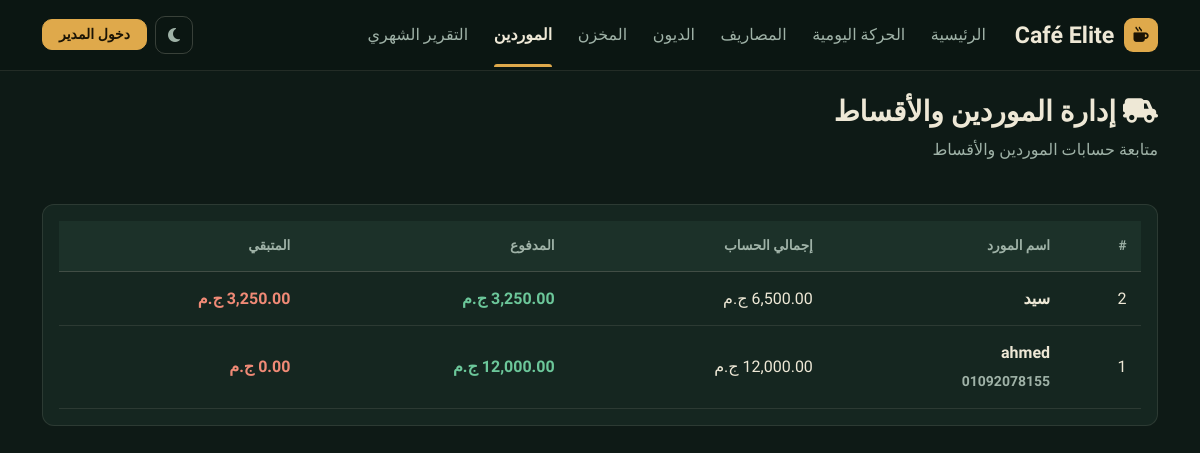
/suppliers.php, run on the app's committed database.
### tables this page shows
CREATE TABLE `suppliers` (
  `id` int(11) NOT NULL,
  `supplier_name` varchar(255) NOT NULL,
  `phone` varchar(50) DEFAULT NULL,
  `total_debt` decimal(10,2) NOT NULL DEFAULT 0.00,
  `paid_amount` decimal(10,2) NOT NULL DEFAULT 0.00,
  `remaining_amount` decimal(10,2) NOT NULL DEFAULT 0.00,
  `description` text DEFAULT NULL,
  `date` date DEFAULT NULL,
  `created_at` timestamp NOT NULL DEFAULT current_timestamp()
);

### suppliers.php (the view, shortened to what this page needs)
<?php
include 'db.php';
$result = $conn->query("SELECT * FROM suppliers ORDER BY id DESC");
include 'header.php';
?>
<div class="row mb-4">
    <div class="col-md-12">
        <h3 class="fw-bold"><i class="fa-solid fa-truck-field"></i> إدارة الموردين والأقساط</h3>
        <p class="text-muted">متابعة حسابات الموردين والأقساط</p>
    </div>
</div>
<div class="card p-3 shadow-sm border-0">
    <table class="table table-hover align-middle mb-0">
        <thead class="table-dark">
            <tr>
                <th>#</th>
                <th>اسم المورد</th>
                <th>إجمالي الحساب</th>
                <th>المدفوع</th>
                <th>المتبقي</th>
            </tr>
        </thead>
        <tbody>
            <?php while($row = $result->fetch_assoc()): ?>
            <tr>
                <td><?php echo $row['id']; ?></td>
                <td class="fw-bold"><?php echo htmlspecialchars($row['supplier_name']); ?><br><small class="text-muted"><?php echo htmlspecialchars($row['phone']); ?></small></td>
                <td><?php echo number_format($row['total_debt'], 2); ?> ج.م</td>
                <td class="text-success fw-bold"><?php echo number_format($row['paid_amount'], 2); ?> ج.م</td>
                <td class="text-danger fw-bold"><?php echo number_format($row['remaining_amount'], 2); ?> ج.م</td>
            </tr>
            <?php endwhile; ?>
        </tbody>
    </table>
</div>
<?php include 'footer.php'; ?>

### style.css (style rules this page uses)
:root { --font-body: 'IBM Plex Sans Arabic', 'Cairo', system-ui, sans-serif; --font-display: 'El Messiri', 'Cairo', serif; --radius: 12px; }
[data-theme="dark"] { color-scheme: dark; --bg: #0e1a16; --bg-nav: #0b1612; --panel: #152620; --panel-2: #1c3129; --line: rgba(238, 232, 214, .10); --line-strong: rgba(238, 232, 214, .20); --ink: #eee8d6; --muted: #9fb2a7; --accent: #dfa94b; --accent-on: #1b1405; --accent-hover: #ebbb67; --accent-text: #e3b25a; --ok: #6cc79a; --bad: #f08a76; --info: #86bfd1; --inv-bg: #1c3129; --inv-ink: #eee8d6; --inv-muted: #9fb2a7; }
[data-theme] { --bs-body-bg: var(--bg); --bs-body-color: var(--ink); --bs-body-font-family: var(--font-body); --bs-heading-color: var(--ink); --bs-secondary-color: var(--muted); --bs-border-color: var(--line); --bs-link-color: var(--accent-text); --bs-link-hover-color: var(--accent-text); }
body { font-family: var(--font-body); background: var(--bg); color: var(--ink); line-height: 1.75; min-height: 100vh; margin: 0; padding-bottom: 48px; font-variant-numeric: tabular-nums; }
h1, h2, h3, h4 { font-family: var(--font-display); font-weight: 700; letter-spacing: 0; }
.text-muted { color: var(--muted) !important; }
[data-theme] .text-success { color: var(--ok) !important; }
[data-theme] .text-danger { color: var(--bad) !important; }
.card { background: var(--panel) !important; color: var(--ink) !important; border: 1px solid var(--line) !important; border-radius: var(--radius); box-shadow: none !important; margin-bottom: 1.25rem; }
.table { --bs-table-color: var(--ink); --bs-table-bg: transparent; --bs-table-border-color: var(--line); --bs-table-hover-bg: color-mix(in srgb, var(--ink) 5%, transparent); --bs-table-hover-color: var(--ink); --bs-table-striped-bg: color-mix(in srgb, var(--ink) 3%, transparent); vertical-align: middle; color: var(--ink) !important; }
.table > :not(caption) > * > * { padding: .8rem .9rem; }
.table-dark, .table-secondary { --bs-table-bg: var(--panel-2); --bs-table-color: var(--muted); --bs-table-border-color: var(--line-strong); }
thead.table-dark th, .table-dark th { font-size: .85rem; font-weight: 600; color: var(--muted) !important; border-bottom: 1px solid var(--line-strong); }

### data on the page
suppliers: id "2", supplier_name "سيد", total_debt "6,500.00", paid_amount "3,250.00", remaining_amount "3,250.00"
suppliers: id "1", supplier_name "ahmed", phone "01092078155", total_debt "12,000.00", paid_amount "12,000.00", remaining_amount "0.00"

### other printed values
$cafe_name "Café Elite"
$label "الرئيسية"
$label "الحركة اليومية"
$label "المصاريف"
$label "الديون"
$label "المخزن"
$label "الموردين"
$label "التقرير الشهري"
